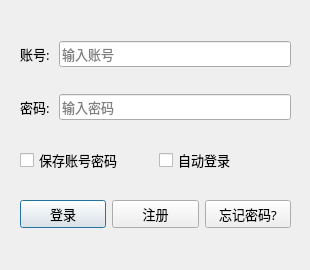
<?xml version="1.0" encoding="UTF-8"?>
<ui version="4.0">
 <class>login</class>
 <widget class="QDialog" name="login">
  <property name="windowModality">
   <enum>Qt::NonModal</enum>
  </property>
  <property name="geometry">
   <rect>
    <x>0</x>
    <y>0</y>
    <width>310</width>
    <height>270</height>
   </rect>
  </property>
  <property name="minimumSize">
   <size>
    <width>0</width>
    <height>0</height>
   </size>
  </property>
  <property name="windowTitle">
   <string>登录</string>
  </property>
  <property name="windowIcon">
   <iconset resource="images.qrc">
    <normaloff>:/images/other</normaloff>:/images/other</iconset>
  </property>
  <property name="statusTip">
   <string/>
  </property>
  <property name="whatsThis">
   <string/>
  </property>
  <property name="styleSheet">
   <string notr="true"/>
  </property>
  <property name="sizeGripEnabled">
   <bool>false</bool>
  </property>
  <widget class="QLabel" name="lb_gif">
   <property name="geometry">
    <rect>
     <x>70</x>
     <y>30</y>
     <width>240</width>
     <height>240</height>
    </rect>
   </property>
   <property name="text">
    <string/>
   </property>
  </widget>
  <widget class="QWidget" name="layoutWidget">
   <property name="geometry">
    <rect>
     <x>20</x>
     <y>20</y>
     <width>271</width>
     <height>231</height>
    </rect>
   </property>
   <layout class="QVBoxLayout" name="verticalLayout">
    <item>
     <layout class="QHBoxLayout" name="horizontalLayout">
      <item>
       <widget class="QLabel" name="label_acc">
        <property name="font">
         <font>
          <family>微软雅黑</family>
          <pointsize>10</pointsize>
         </font>
        </property>
        <property name="styleSheet">
         <string notr="true"/>
        </property>
        <property name="text">
         <string>账号: </string>
        </property>
        <property name="alignment">
         <set>Qt::AlignRight|Qt::AlignTrailing|Qt::AlignVCenter</set>
        </property>
        <property name="buddy">
         <cstring>UserName</cstring>
        </property>
       </widget>
      </item>
      <item>
       <widget class="QLineEdit" name="UserName">
        <property name="font">
         <font>
          <family>微软雅黑</family>
          <pointsize>10</pointsize>
          <weight>50</weight>
          <bold>false</bold>
         </font>
        </property>
        <property name="text">
         <string/>
        </property>
        <property name="placeholderText">
         <string>输入账号</string>
        </property>
       </widget>
      </item>
     </layout>
    </item>
    <item>
     <layout class="QHBoxLayout" name="horizontalLayout_2">
      <item>
       <widget class="QLabel" name="label_pwd">
        <property name="font">
         <font>
          <family>微软雅黑</family>
          <pointsize>10</pointsize>
         </font>
        </property>
        <property name="styleSheet">
         <string notr="true"/>
        </property>
        <property name="text">
         <string>密码: </string>
        </property>
        <property name="alignment">
         <set>Qt::AlignRight|Qt::AlignTrailing|Qt::AlignVCenter</set>
        </property>
       </widget>
      </item>
      <item>
       <widget class="QLineEdit" name="Password">
        <property name="font">
         <font>
          <family>微软雅黑</family>
          <pointsize>10</pointsize>
          <weight>50</weight>
          <bold>false</bold>
         </font>
        </property>
        <property name="echoMode">
         <enum>QLineEdit::Password</enum>
        </property>
        <property name="placeholderText">
         <string>输入密码</string>
        </property>
       </widget>
      </item>
     </layout>
    </item>
    <item>
     <layout class="QHBoxLayout" name="horizontalLayout_3">
      <item>
       <widget class="QCheckBox" name="chkBox_Save">
        <property name="font">
         <font>
          <family>微软雅黑</family>
          <pointsize>10</pointsize>
         </font>
        </property>
        <property name="text">
         <string>保存账号密码</string>
        </property>
       </widget>
      </item>
      <item>
       <widget class="QCheckBox" name="chkBox_Auto">
        <property name="font">
         <font>
          <family>微软雅黑</family>
          <pointsize>10</pointsize>
         </font>
        </property>
        <property name="text">
         <string>自动登录</string>
        </property>
       </widget>
      </item>
     </layout>
    </item>
    <item>
     <layout class="QHBoxLayout" name="horizontalLayout_4">
      <item>
       <widget class="QPushButton" name="Login_Button">
        <property name="enabled">
         <bool>true</bool>
        </property>
        <property name="font">
         <font>
          <family>微软雅黑</family>
          <pointsize>10</pointsize>
         </font>
        </property>
        <property name="text">
         <string>登录</string>
        </property>
       </widget>
      </item>
      <item>
       <widget class="QPushButton" name="Register_Button">
        <property name="font">
         <font>
          <family>微软雅黑</family>
          <pointsize>10</pointsize>
         </font>
        </property>
        <property name="text">
         <string>注册</string>
        </property>
       </widget>
      </item>
      <item>
       <widget class="QPushButton" name="resetPwd">
        <property name="font">
         <font>
          <family>微软雅黑</family>
          <pointsize>10</pointsize>
         </font>
        </property>
        <property name="text">
         <string>忘记密码?</string>
        </property>
       </widget>
      </item>
     </layout>
    </item>
   </layout>
  </widget>
 </widget>
 <tabstops>
  <tabstop>UserName</tabstop>
  <tabstop>Password</tabstop>
  <tabstop>Login_Button</tabstop>
  <tabstop>Register_Button</tabstop>
 </tabstops>
 <resources>
  <include location="images.qrc"/>
 </resources>
 <connections/>
</ui>
